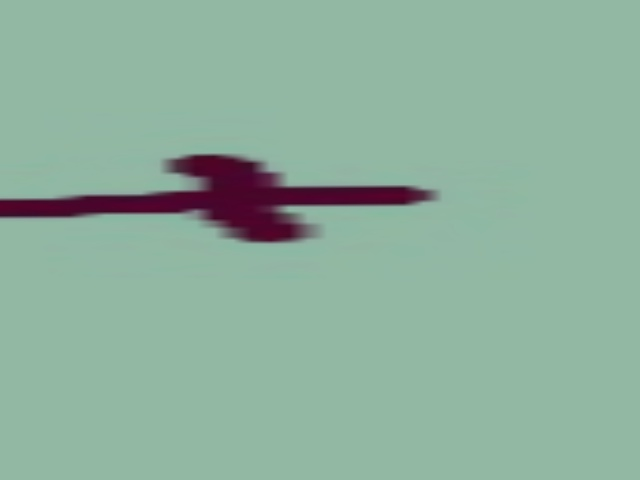
#> input picture res.jpg, 640 x 480 px, found by its file name
$ python detection_colors.py
#> lines starting #> are read from the running program, lines starting #| are printed output that depends on the picture; after the words box and inside, x2 and y2 are one past the last pixel; in counts of white or black regions, pixels touching at a corner belong together
import numpy as np
import argparse
import cv2

image = cv2.imread("results/res.jpg")
#> image is the input picture: shape (480, 640, 3); mean B, G, R 157.9, 176.1, 142.5
hsv = cv2.cvtColor(image,cv2.COLOR_BGR2HSV)
#> hsv: shape (480, 640, 3); mean H, S, V 77.5, 58.7, 178.6

lower = np.array([80,0,65], dtype = "uint8")
upper = np.array([120,140,160] , dtype = "uint8")

mask = cv2.inRange(hsv, lower, upper)
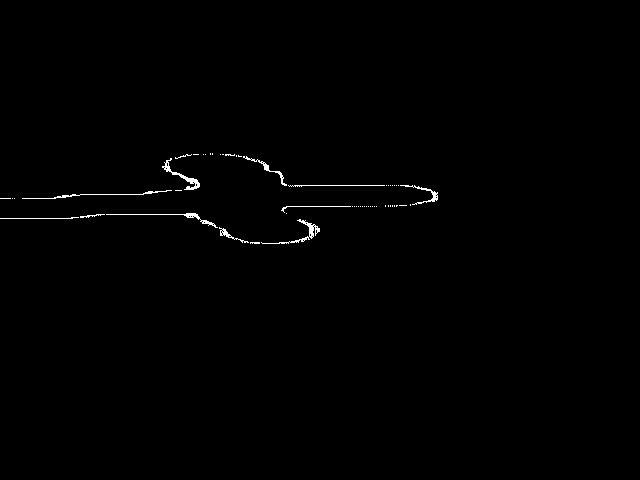
#> mask: shape (480, 640); 0.52% white in thin lines or dots, all inside (x1, y1, x2, y2) = (0, 153, 438, 244)
output = cv2.bitwise_and(hsv, image, mask = mask)
#> output: shape (480, 640, 3); mean H, S, V 0.2, 0, 0.5

gray_image = cv2.cvtColor(output, cv2.COLOR_BGR2GRAY)
ret, thresh = cv2.threshold(gray_image,45,450,cv2.THRESH_BINARY)
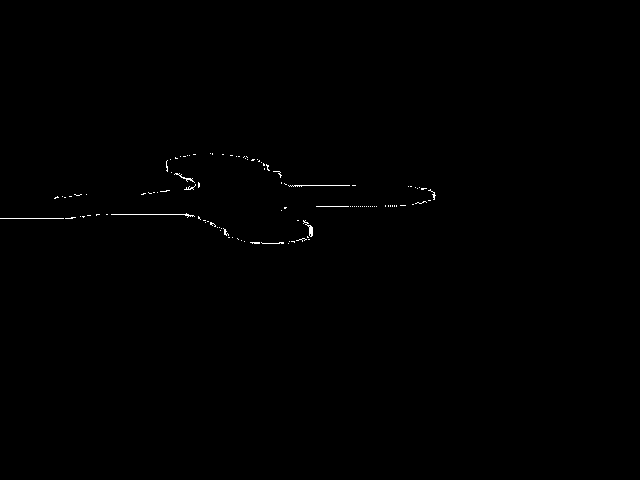
#> thresh: shape (480, 640); 0.25% white in thin lines or dots, all inside (x1, y1, x2, y2) = (0, 153, 436, 244)

cv2.imshow("output", gray_image)
cv2.waitKey(0)

M = cv2.moments(thresh)
#> M = moments, m00 199155, centre m10/m00, m01/m00 = (231.2, 203.8)

cX = int(M["m10"] / M["m00"])
#> cX = 231
cY = int(M["m01"] / M["m00"])
#> cY = 203

cv2.circle(image, (cX, cY), 5, (255, 255, 255), -1)
#> image: shape (480, 640, 3); 0.03% of pixels changed, all inside (x1, y1, x2, y2) = (226, 198, 237, 209)
cv2.putText(image, "centroid", (cX - 25, cY - 25),cv2.FONT_HERSHEY_SIMPLEX, 0.6, (255, 255, 255), 1)
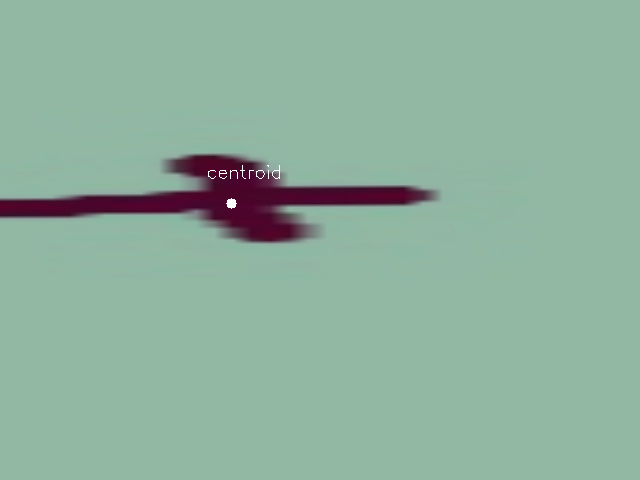
#> image: shape (480, 640, 3); mean B, G, R 158, 176.3, 142.7

    # Display Image

cv2.imshow("Images", image)
cv2.waitKey(0)

$ run again, with 2019-07-03_14-51-36-027942.jpg copied over res.jpg
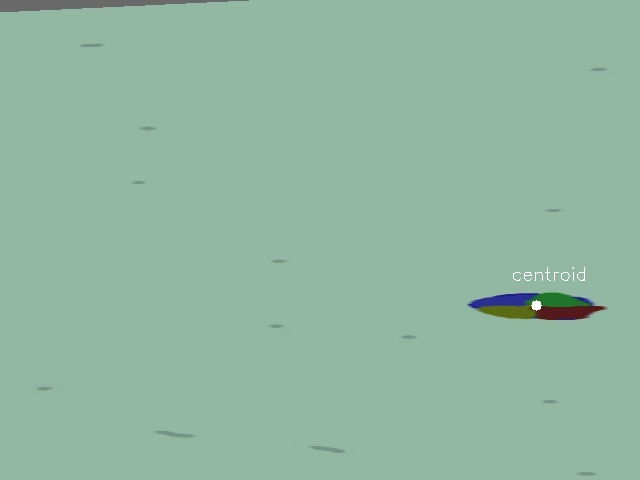
#> input picture 2019-07-03_14-51-36-027942.jpg, 640 x 480 px, found by its file name
#> image is the input picture: shape (480, 640, 3); mean B, G, R 161.8, 182.5, 145.1
#> hsv: shape (480, 640, 3); mean H, S, V 73.1, 53.7, 182.8
#> `mask = cv2.inRange(hsv, lower, upper)`:
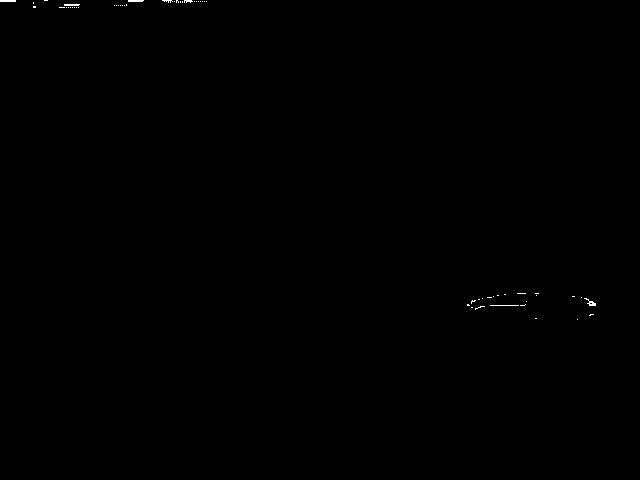
#> mask: shape (480, 640); 0.1% white in thin lines or dots, all inside (x1, y1, x2, y2) = (0, 0, 596, 320)
#> output: shape (480, 640, 3); mean H, S, V 0.1, 0, 0.1
#> thresh: shape (480, 640); 0.03% white in thin lines or dots, all inside (x1, y1, x2, y2) = (468, 293, 596, 319)
#> M = moments, m00 20400, centre m10/m00, m01/m00 = (525, 302.8)
#> cX = 524
#> cY = 302
#> `cv2.putText(image, "centroid", (cX - 25, cY - 25),cv2.FONT_HERSHEY_SIM..`:
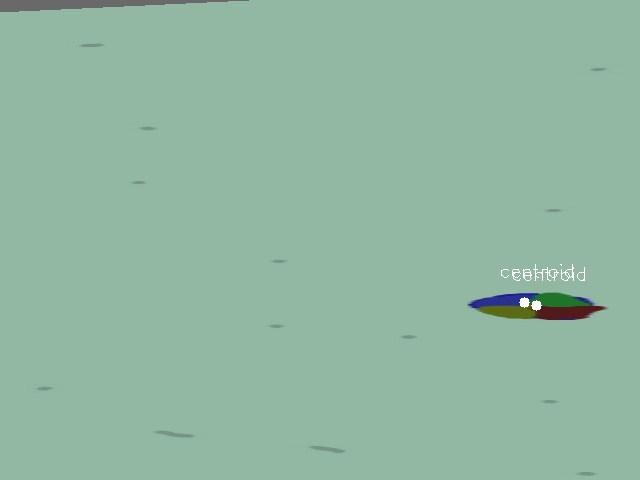
#> image: shape (480, 640, 3); mean B, G, R 161.9, 182.6, 145.2
